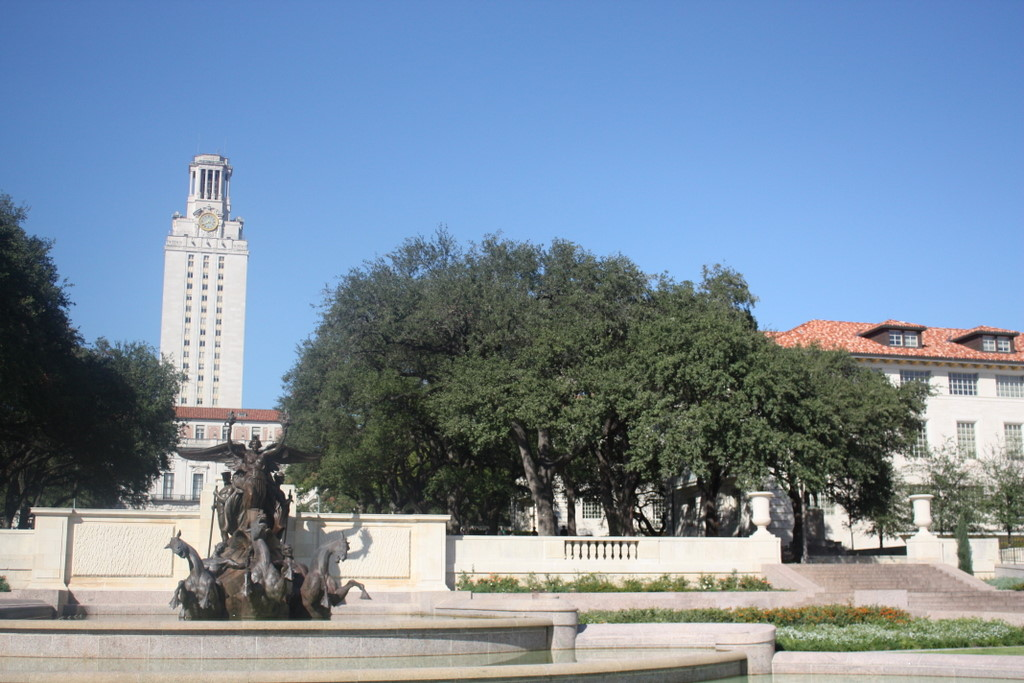
#> input picture prac/uttower_left.jpg, 1024 x 683 px; its folder holds 2 pictures in this run
$ python imagestitching2.py
#> lines starting #> are read from the running program, lines starting #| are printed output that depends on the picture
#import libraries
import sys
import cv2
import numpy as np
import matplotlib.pyplot as plt
def warpImages(img1, img2, H):
  rows1, cols1 = img1.shape[:2]
  rows2, cols2 = img2.shape[:2]

  list_of_points_1 = np.float32([[0,0], [0, rows1],[cols1, rows1], [cols1, 0]]).reshape(-1, 1, 2) #coordinates of a reference image
  temp_points = np.float32([[0,0], [0,rows2], [cols2,rows2], [cols2,0]]).reshape(-1,1,2) #coordinates of second image

  # When we have established a homography we need to warp perspective
  # Change field of view
  list_of_points_2 = cv2.perspectiveTransform(temp_points, H)#calculate the transformation matrix

  list_of_points = np.concatenate((list_of_points_1,list_of_points_2), axis=0)

  [x_min, y_min] = np.int32(list_of_points.min(axis=0).ravel() - 0.5)
  [x_max, y_max] = np.int32(list_of_points.max(axis=0).ravel() + 0.5)

  translation_dist = [-x_min,-y_min]

  H_translation = np.array([[1, 0, translation_dist[0]], [0, 1, translation_dist[1]], [0, 0, 1]])

  output_img = cv2.warpPerspective(img2, H_translation.dot(H), (x_max-x_min, y_max-y_min))
  output_img[translation_dist[1]:rows1+translation_dist[1], translation_dist[0]:cols1+translation_dist[0]] = img1

  return output_img
#folder containing images from drones, sorted by name
import glob
path = sorted(glob.glob("*.jpg"))
img_list = []
for img in path:
    n = cv2.imread(img)
#> n is the input picture: shape (683, 1024, 3); mean B, G, R 159, 140, 121.7
    img_list.append(n)
"""Functions for stitching"""

#Use ORB detector to extract keypoints
orb = cv2.ORB_create(nfeatures=2000)
while True:
  img1=img_list.pop(0)
  img2=img_list.pop(0)
# Find the key points and descriptors with ORB
  keypoints1, descriptors1 = orb.detectAndCompute(img1, None)#descriptors are arrays of numbers that define the keypoints
  keypoints2, descriptors2 = orb.detectAndCompute(img2, None)


# Create a BFMatcher object to match descriptors
# It will find all of the matching keypoints on two images
  bf = cv2.BFMatcher_create(cv2.NORM_HAMMING)#NORM_HAMMING specifies the distance as a measurement of similarity between two descriptors

# Find matching points
  matches = bf.knnMatch(descriptors1, descriptors2,k=2)

  all_matches = []
  for m, n in matches:
    all_matches.append(m)
# Finding the best matches
  good = []
  for m, n in matches:
    if m.distance < 0.6 * n.distance:#Threshold
        good.append(m)

# Set minimum match condition
  MIN_MATCH_COUNT = 5

  if len(good) > MIN_MATCH_COUNT:

    # Convert keypoints to an argument for findHomography
    src_pts = np.float32([ keypoints1[m.queryIdx].pt for m in good]).reshape(-1,1,2)
    dst_pts = np.float32([ keypoints2[m.trainIdx].pt for m in good]).reshape(-1,1,2)

    # Establish a homography
    M, _ = cv2.findHomography(src_pts, dst_pts, cv2.RANSAC,5.0)

    result = warpImages(img2, img1, M)

    img_list.insert(0,result)

    if len(img_list)==1:
      break
#> this loop made 1 pass
#> (matches, x_min in warpImages, y_min in warpImages, x_max in warpImages, y_max in warpImages, translation_dist in warpImages, H_translation in warpImages) on pass 1: (2000 matches, -598, -125, 1024, 683, [598, 125], [[1, 0, 598], [0, 1, 125], [0, 0, 1]])
#> pass 1, in warpImages, `output_img = cv2.warpPerspective(img2, H_translation.dot(H), (x_max-x_..`:
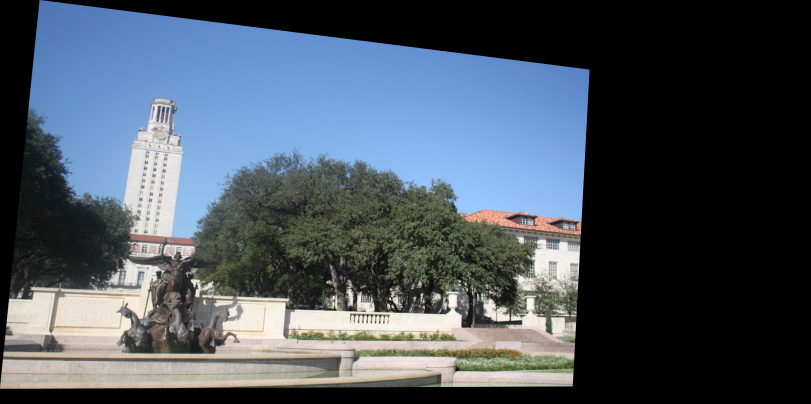
#> output_img: shape (808, 1622, 3) (shown at 1/2 size); mean B, G, R 95.4, 84.3, 73.6
#> pass 1, `result = warpImages(img2, img1, M)`:
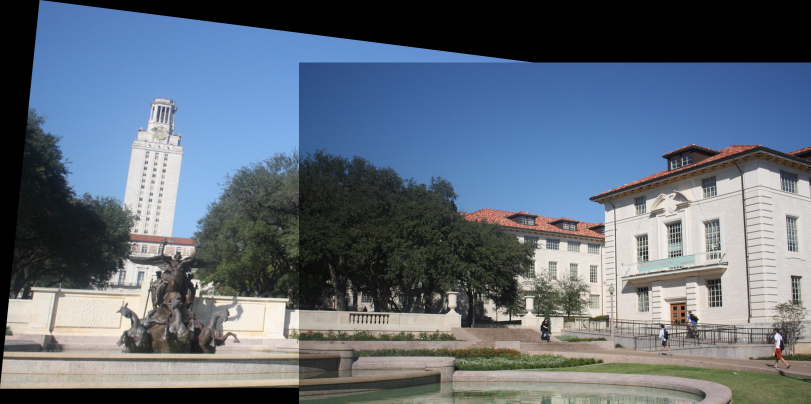
#> result: shape (808, 1622, 3) (shown at 1/2 size); mean B, G, R 122, 108.4, 96.7
#> after the loop, img_list = 1 item
result = cv2.cvtColor(result, cv2.COLOR_BGR2RGB )
plt.imshow(result)
plt.show()
